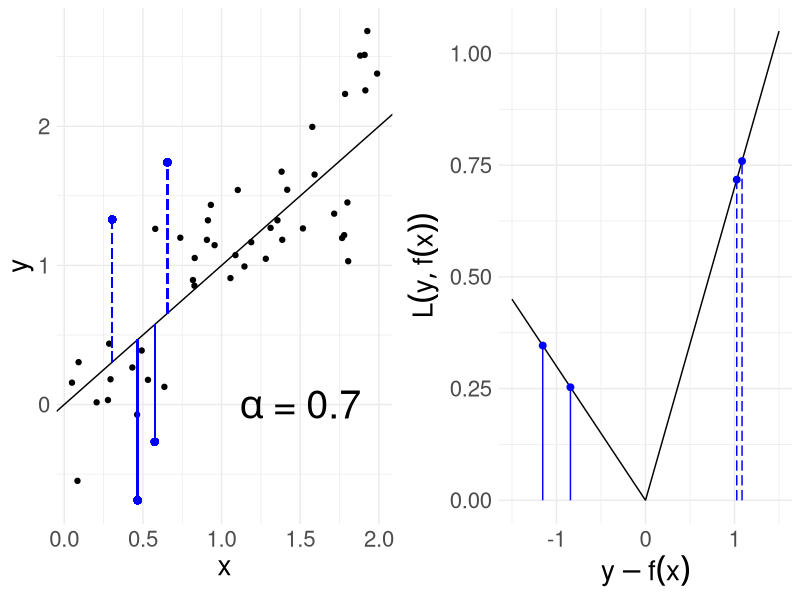
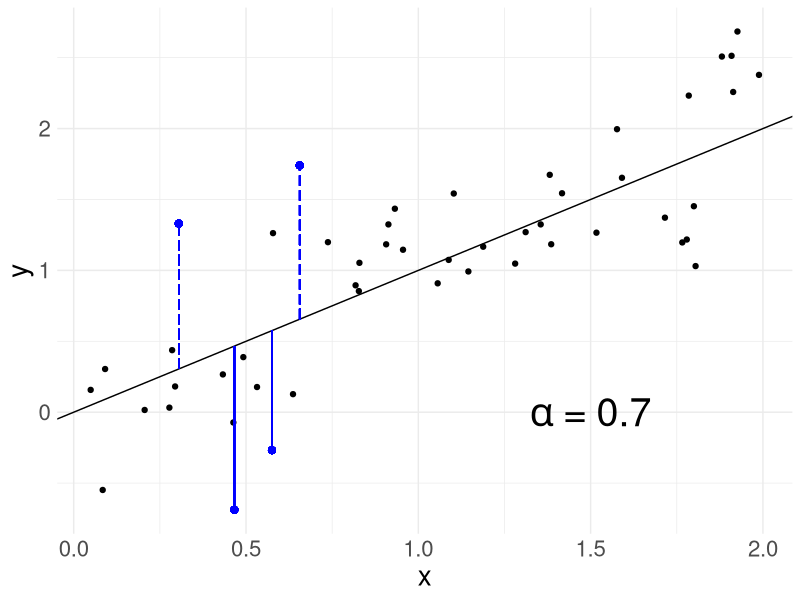
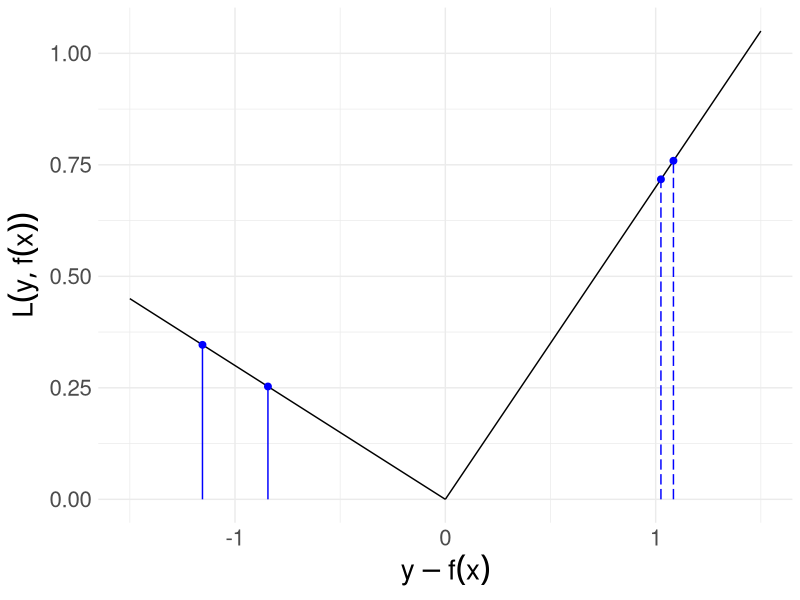

Here is the R script that generated these plots, in order: (Note: this script raises an error after producing the figures.)
# ------------------------------------------------------------------------------
# FIG: QUANTILE LOSS
# ------------------------------------------------------------------------------

library(ggplot2)

# DATA -------------------------------------------------------------------------

set.seed(123L)
x <- runif(50L, 0L, 2L)
y <- x + rnorm(length(x), sd = 0.5)
df_1 <- data.frame(x = x, y = y, diff = y - x)
df_1$plot_neg <- ifelse(df_1$diff < -0.8, 1L, 0L)
df_1$plot_pos <- ifelse(df_1$diff > 0.8, 1L, 0L)

alpha <- 0.7

df_2 <- data.frame(x = seq(-1.5, 1.5, length.out = 800L))
df_2$y <- ifelse(
  df_2$x < 0L,
  (1 - alpha) * abs(df_2$x),
  alpha * df_2$x)

# PLOTS ------------------------------------------------------------------------

add_markers <- function(plot, index, negative = TRUE) {
  
  plot + 
    ggplot2::geom_segment(
      aes(
        x = df_1[index, "x"],
        xend = df_1[index, "x"],
        y = df_1[index, "x"],
        yend = df_1[index, "y"]),
      color = "blue",
      linetype = ifelse(negative, "solid", "longdash")) +
      ggplot2::geom_point(
        mapping = aes(
          x = df_1[index, "x"],
          y = df_1[index, "y"]),
        size = 2L,
        color = "blue")
  
}

p_1 <- ggplot2::ggplot(df_1, aes(x, y)) + 
  geom_point() + 
  geom_abline(intercept = 0L, slope = 1L) +
  ggplot2::annotate(
    "text",
    x = 1.5,
    y = 0L,
    label = deparse(bquote(alpha ~ "=" ~ 0.7)),
    parse = TRUE,
    size = 10L) 

p_1 <- add_markers(p_1, which(df_1$plot_neg > 0L)[1L])
p_1 <- add_markers(p_1, which(df_1$plot_neg > 0L)[2L])
p_1 <- add_markers(p_1, which(df_1$plot_pos > 0L)[1L], negative = FALSE)
p_1 <- add_markers(p_1, which(df_1$plot_pos > 0L)[2L], negative = FALSE)
p_1 <- p_1 + 
  theme_minimal() +
  theme(text = element_text(size = 20L))

add_markers_2 <- function(plot, index, negative = TRUE) {
  
  plot + 
    ggplot2::geom_segment(
      aes(
        x = df_1[index, "diff"],
        xend = df_1[index, "diff"],
        y = 0L,
        yend = ifelse(
          df_1[index, "diff"] < 0L,
          (1 - alpha) * abs(df_1[index, "diff"]),
          alpha * df_1[index, "diff"])),
      color = "blue",
      linetype = ifelse(negative, "solid", "longdash")) +
    ggplot2::geom_point(
      mapping = aes(
        x = df_1[index, "diff"],
        y = ifelse(
          df_1[index, "diff"] < 0L,
          (1 - alpha) * abs(df_1[index, "diff"]),
          alpha * df_1[index, "diff"])),
      size = 2L,
      color = "blue")
  
}

p_2 <- ggplot2::qplot(df_2$x, df_2$y, geom = "line")

p_2 <- add_markers_2(p_2, which(df_1$plot_neg > 0L)[1L])
p_2 <- add_markers_2(p_2, which(df_1$plot_neg > 0L)[2L])
p_2 <- add_markers_2(p_2, which(df_1$plot_pos > 0L)[1L], negative = FALSE)
p_2 <- add_markers_2(p_2, which(df_1$plot_pos > 0L)[2L], negative = FALSE)

p_2 <- p_2 +
  xlab(bquote(y - f(x))) +
  ylab(bquote(L(y, f(x)))) +
  theme_minimal() +
  theme(text = element_text(size = 20L))

p <- cowplot::plot_grid(p_1, p_2, ncol = 2L, align = "h")

ggplot2::ggsave(
  "../figure/loss_quantile.png",
  p,
  width = 10L,
  height = 4L)
